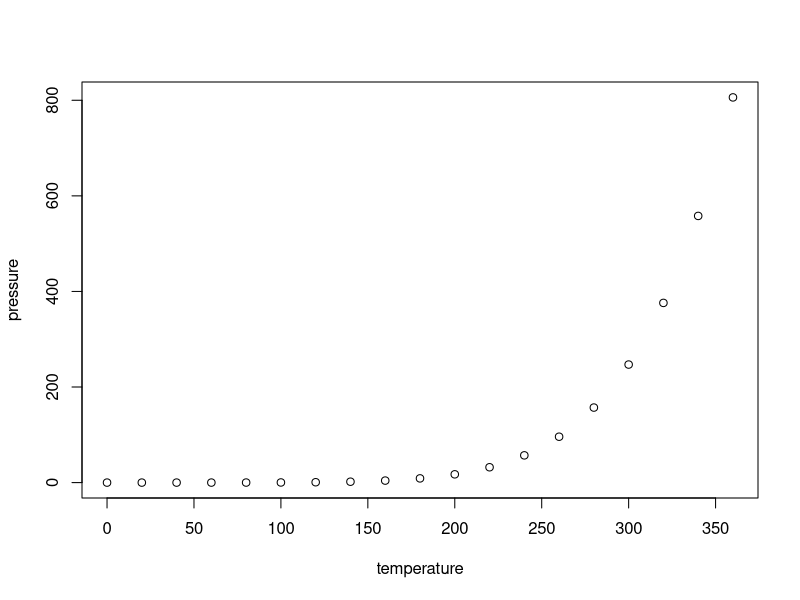
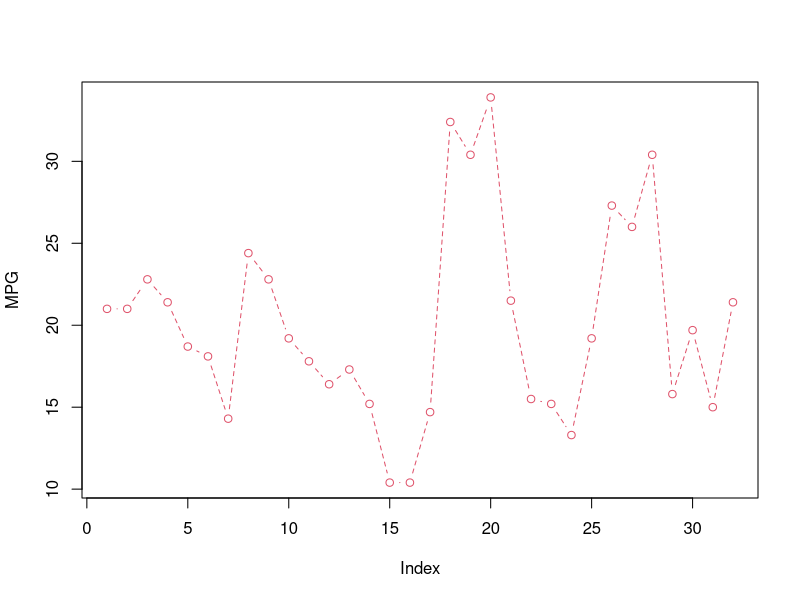

Generate these figures, in order, with R:
## ---- chunk 1
knitr::opts_chunk$set(echo = TRUE)
## ---- chunk 2
summary(cars)
## ---- chunk 3
plot(pressure)
## ---- chunk 4
plot(mtcars$mpg,type="b",col=2,lty=2,ylab='MPG')
